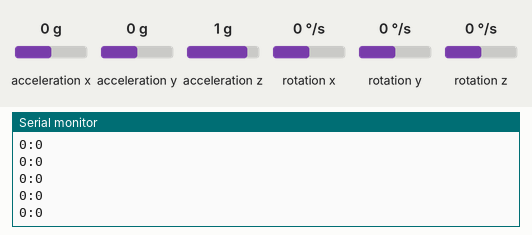
This sketch was run on a simulated Arduino Uno, built with avr-gcc and run on an emulated ATmega328P. Shown: the last lines printed to the serial monitor. The test bench sets the inputs (shaded band); at power-on: rotation x 0 °/s, rotation y 0 °/s, acceleration x 0 g, acceleration y 0 g, acceleration z 1 g, rotation z 0 °/s.

Above: at 1.2 s.
1.3 s: rotation x set to -192 °/s
At 2.1 s:
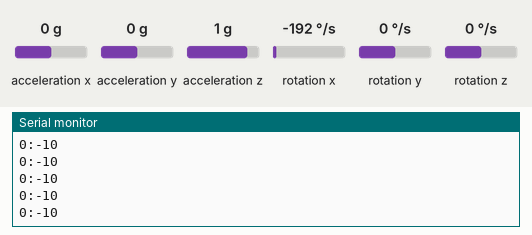
2.8 s: rotation y set to -192 °/s
At 3.5 s:
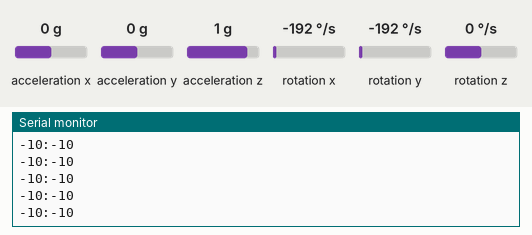
4.3 s: rotation x set to 0 °/s
At 4.9 s:
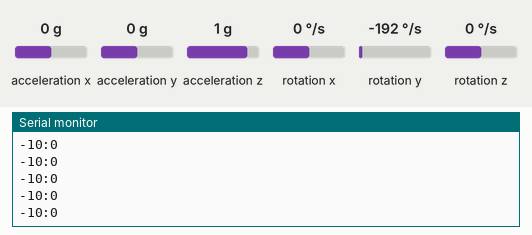
5.8 s: rotation x set to -100 °/s
At 6.4 s:
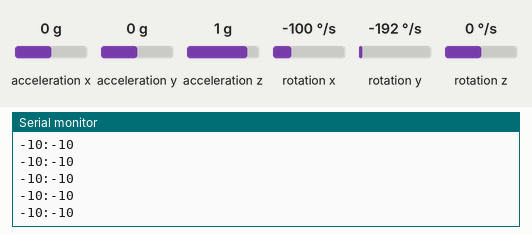
Timing chart, 0 to 8.8 s (numbered marks = the images above; inputs shaded):
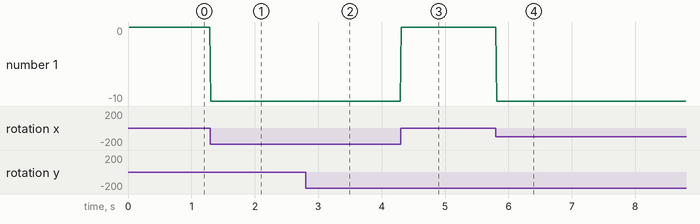

Measured:
- after the input at 1.3 s, the serial monitor: prints a new line at once (image 1)
- after the input at 2.8 s, the serial monitor: prints a new line at once (image 2)
- after the input at 4.3 s, the serial monitor: prints a new line at once (image 3)
- plotted number 1: 0 → -10 after the input at 1.3 s, 0 → -1 after the input at 5.8 s

The sketch:

air_mouse.ino
```cpp
#include <Wire.h>
#include <MPU6050.h>

MPU6050 mpu;

int16_t ax, ay, az;
int16_t gx, gy, gz;

void setup() {
  Serial.begin(9600);
  Wire.begin();
  mpu.initialize();

  if (!mpu.testConnection()) {
    Serial.println("MPU6050 no conectado");
    while (1);
  }

  Serial.println("MPU6050 listo");
}

void loop() {
  mpu.getMotion6(&ax, &ay, &az, &gx, &gy, &gz);

  int moveX = gy / 100; // horizontal
  int moveY = gx / 100; // vertical

  moveX = constrain(moveX, -10, 10);
  moveY = constrain(moveY, -10, 10);

  Serial.print(moveX);
  Serial.print(":");
  Serial.println(moveY);

  delay(10);
}
```
